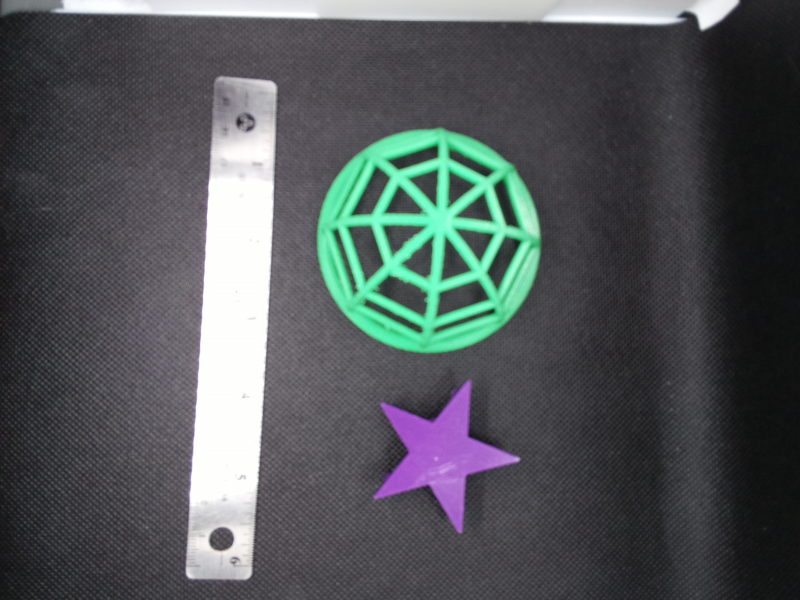
#> input picture image08.jpg, 1600 x 1200 px, found by its file name (shown at 1/2 size)
$ jupyter execute Sarah_Tatarko_Final_Project.ipynb   (shell and % lines are left out)   (text cells are left out)
#> lines starting #> are read from the running program, lines starting #| are printed output that depends on the picture; pictures that were not available may be replaced by others from this repository, and a replacement may not be noted
[cell 1]
from skimage import data, io, filters
import skimage.io
import skimage.color
import matplotlib.pyplot as plt
from skimage.color import rgb2gray
import numpy as np
import scipy

[cell 2]
import math
import statistics
import numpy as np
import scipy.stats
import pandas as pd
import matplotlib.pyplot as plt
from statsmodels.tsa.arima.model import ARIMA

[cell 3]
image = skimage.io.imread('https://raw.githubusercontent.com/statarko/images/ac4efe50e1603d579892170585c6e9f36756eae6/image08.jpg')
#> image is the input picture: shape (1200, 1600, 3); mean R, G, B 82, 87.1, 89.1

[cell 4]
stdimage = skimage.io.imread('https://raw.githubusercontent.com/statarko/images/main/standard%20image.jpg')
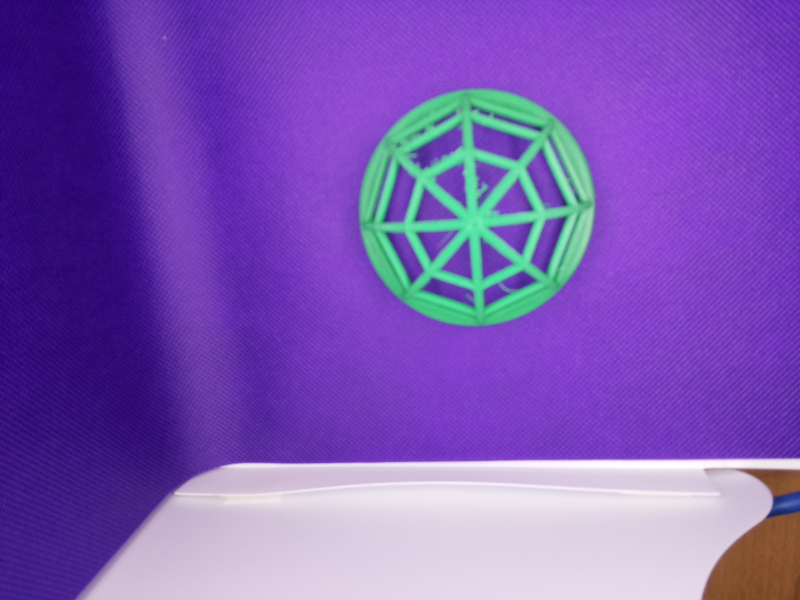
#> input picture standard image.jpg, 1600 x 1200 px, given in place of standard%20image.jpg, which was not available (shown at 1/2 size)
#> stdimage is the input picture: shape (1200, 1600, 3); mean R, G, B 124.6, 87.7, 180.6

[cell 5]
io.imshow(image)

[cell 6]
io.imshow(stdimage)

[cell 7]
stdimage1=stdimage[170:660, 710:1200]
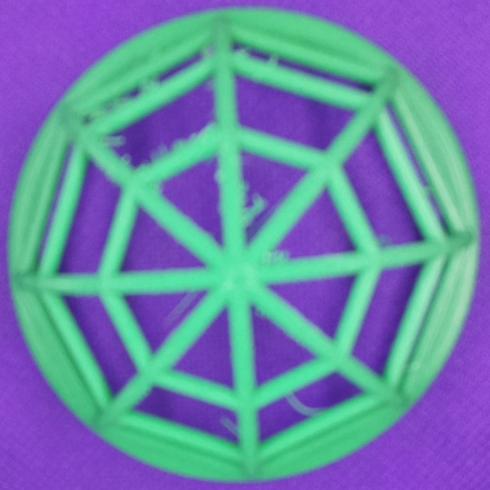
#> stdimage1: shape (490, 490, 3); mean R, G, B 106.2, 133.4, 169.8
plt.figure(figsize=(10, 10))
io.imshow(stdimage1)
io.show()

[cell 8]
image1=image[245:715, 620:1090]
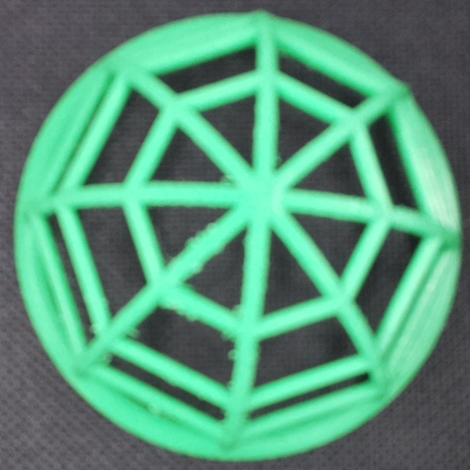
#> image1: shape (470, 470, 3); mean R, G, B 87.2, 150.7, 123.1
plt.figure(figsize=(10, 10))
io.imshow(image1)
io.show()

[cell 9]
# Setting the plot size to 15,15
plt.figure(figsize=(15, 15))


# Converting RGB image to Monochrome
gray_image1 = rgb2gray(image1)
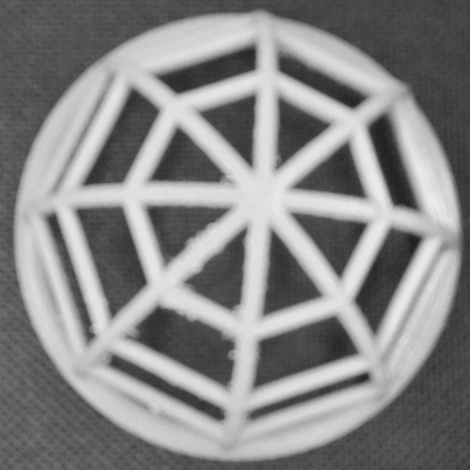
#> gray_image1: shape (470, 470) float64; min 0.122, max 0.931, mean 0.53
plt.subplot(1, 2, 2)

# Displaying the sample image - Monochrome
# Format
plt.imshow(gray_image1, cmap="gray")

[cell 10]
gray_image1.shape
#> Out = (470, 470)

[cell 11]
for value in gray_image1:
  print(value)
#> this loop made 470 passes
#> (printed output is left out)

[cell 12]
nr=int(len(gray_image1.mean(axis=1)))
#> nr = 470
nc=int(len(gray_image1.mean(axis=0)))
#> nc = 470
print("number of rows=", nr)
print("number of columns=", nc)

[cell 13]
negative_image1=np.zeros_like(gray_image1)
for i in range(0, nr):
    for j in range(0, nc):
        negative_image1[i][j]=1-gray_image1[i][j]
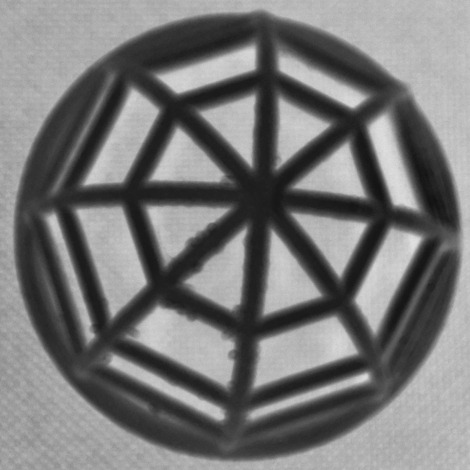
#> negative_image1: shape (470, 470) float64; min 0.0691, max 0.878, mean 0.47

# plt.imshow(negative_coffee, cmap="gray")

# Displaying the sample image
# Setting the plot size to 15,15
plt.figure(figsize=(15, 15))
plt.imshow(gray_image1,cmap="gray")
plt.subplot(1, 2, 1)
plt.imshow(negative_image1, cmap="gray")
plt.subplot(1, 2, 2)

[cell 14]


# Converting std image
gray_stdimage1 = rgb2gray(stdimage1)
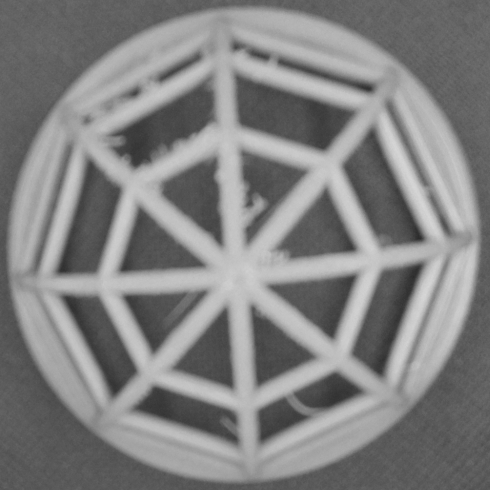
#> gray_stdimage1: shape (490, 490) float64; min 0.171, max 0.844, mean 0.511
plt.subplot(1, 2, 2)

[cell 15]
diff_image=np.zeros_like(gray_image1)
nr=len(gray_image1.mean(axis=1))
nc=len(gray_image1.mean(axis=0))
# since the gray scale has been standardized in [0, 1], 0 - black; 1 - white
for i in range(0, nr):
    for j in range(0, nc):
        diff_image[i][j]= gray_image1[i][j] - gray_stdimage1[i][j]
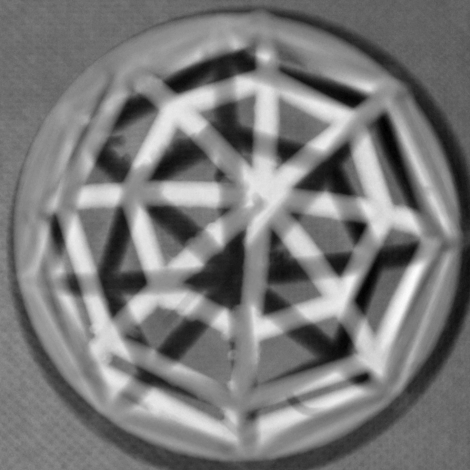
#> diff_image: shape (470, 470) float64; min -0.657, max 0.736, mean 0.00968; drawn with min black and max white
plt.figure(figsize=(10, 10))
io.imshow(diff_image)
io.show()

[cell 16]
diff_image.size
#> Out = 220900

[cell 17]
na=len(diff_image.mean(axis=1))
#> na = 470
nb=len(diff_image.mean(axis=0))
#> nb = 470

count = 0
for i in range(0, na):
    for j in range(0, nb):
        if diff_image[i][j] == 0:
          count = count + 1
#> after the loop, count = 9

[cell 18]
print(count)

[cell 19]
diff_image

[cell 20]
ax = plt.hist(diff_image.ravel(), bins = 400)
plt.show()
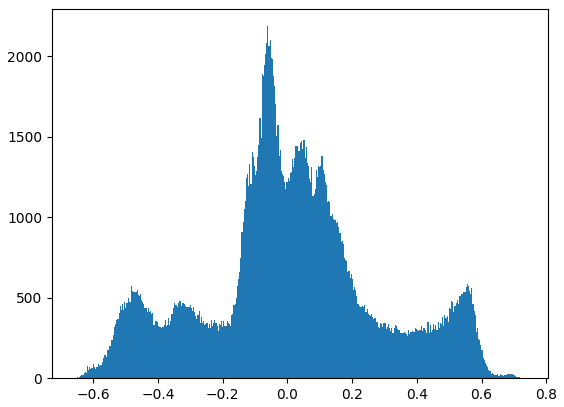
#> figure drawn by matplotlib, 1 panel; tallest bar 2185 high, from x = -0.0618 to -0.0584

[cell 21]
scipy.stats.describe(diff_image.ravel())
#> Out = (220900, (-0.657, 0.736), 0.00968, 0.0734, 0.0962, -0.176)

[cell 22]
data = diff_image.ravel()
Q1=np.percentile(data,25, interpolation='lower')
#> Q1 = -0.123
Q2=np.percentile(data,50, interpolation='lower')
#> Q2 = -0.00107
Q3=np.percentile(data,75, interpolation='lower')
#> Q3 = 0.151
IQR=Q3-Q1
#> IQR = 0.274
print('Q1=', Q1)
print('Q2=', Q2)
print('Q3=', Q3)
print('IQR=', IQR)

[cell 23]
import seaborn as sns
import scipy.stats as sc
import statsmodels.graphics.gofplots as sm
import pylab
from scipy.stats import beta
from scipy.stats import f
from scipy.stats import multivariate_normal
import numpy as np
import statistics
import matplotlib.pyplot as plt
from matplotlib.ticker import PercentFormatter
import seaborn as sns
import pandas as pd
plt.style.use('seaborn-colorblind')

[cell 24]
data = pd.read_csv('https://raw.githubusercontent.com/statarko/images/main/A9%20Data1.csv', sep=',', na_values=".")
data1001= np.array(data[['100']].iloc[0:9])
data1002= np.array(data[['100']].iloc[9:11])
data1003 = np.array(data[['100']])
data1731= np.array(data[['173']].iloc[0:9])
data1732= np.array(data[['173']].iloc[9:11])
data1733 = np.array(data[['173']])
data2001= np.array(data[['200']].iloc[0:9])
data2002= np.array(data[['200']].iloc[9:11])
data2003 = np.array(data[['200']])

[cell 25]
data1001 = data1001.flatten()
data2001 = data2001.flatten()
data1731 = data1731.flatten()

[cell 26]
mean1001 = data1001.mean()

[cell 27]
mean1731= data1731.mean()

[cell 28]
mean2001 = data2001.mean()

[cell 29]
stdev1001= statistics.stdev(data1001)

[cell 30]
stdev1731 = statistics.stdev(data1731)

[cell 31]
stdev2001 = statistics.stdev(data2001)

[cell 32]
from statsmodels.graphics.tsaplots import plot_acf
plot_acf(data1001, lags=5)
#> (this line was passed over: statsmodels is not available in this run)
from statsmodels.graphics.tsaplots import plot_acf
plot_acf(data1731, lags=5)
#> (this line was passed over: statsmodels is not available in this run)
from statsmodels.graphics.tsaplots import plot_acf
plot_acf(data2001, lags=5)
#> (this line was passed over: statsmodels is not available in this run)

[cell 33]
class MR_ControlChart:

    def fit(self,data, point):
        # data is the Phase I data
        # point is the Phase II or all dataset
        self.X = data
        self.number_of_sample = len(self.X)
        self.mR = np.zeros(((self.number_of_sample-1),1))
        self.Y = point
        self.number_of_sample2 = len(self.Y)
        self.mR2 = np.zeros(((self.number_of_sample2-1),1))

        for i in range(len(self.mR)):
            self.mR[i] = abs(self.X[i+1] - self.X[i])

        for i in range(len(self.mR2)):
            self.mR2[i] = abs(self.Y[i+1] - self.Y[i])

    def ControlChart(self,d2,D4,D3):

#> called with d2 = 1.13, D4 = 3.27, D3 = 0
        ucl_X   = self.X.mean() + (3/d2)*self.mR.mean()
        cl_X    = self.X.mean()
        lcl_X   = self.X.mean() - (3/d2)*self.mR.mean()

        ucl_mR   = D4*self.mR.mean()
        cl_mR    = self.mR.mean()
        lcl_mR   = D3*self.mR.mean()


        plt.figure(figsize=(15,5))
        plt.plot(self.Y,marker="o",color="k",label="X")
        plt.plot([ucl_X]*len(self.Y),color="r",label="UCL={}".format(ucl_X.round(2)))
        plt.plot([cl_X]*len(self.Y),color="b",label="CL={}".format(cl_X.round(2)))
        plt.plot([lcl_X]*len(self.Y),color="r",label="LCL={}".format(lcl_X.round(2)))
        plt.title("X Chart")
        plt.xticks(np.arange(len(self.Y)),rotation='vertical')
        plt.legend()
        plt.show()

        plt.figure(figsize=(15,5))
        plt.plot(self.mR2 ,marker="o",color="k",label="mR ")
        plt.plot([ucl_mR ]*len(self.Y),color="r",label="UCL={}".format(ucl_mR.round(2)))
        plt.plot([cl_mR ]*len(self.Y),color="b",label="CL={}".format(cl_mR.round(2)))
        plt.plot([lcl_mR ]*len(self.Y),color="r",label="LCL={}".format(lcl_mR.round(2)))
        plt.title("mR  Chart")
        plt.xticks(np.arange(len(self.Y)),rotation='vertical')
        plt.legend()
        plt.show()

        for i in range(len(self.Y)):
            if (self.Y[i] > ucl_X or self.Y[i] < lcl_X) :
              print ("ALERT!! IX CHART IS OUT OF CONTROL")
        for i in range(len(self.mR2)):
            if (self.mR2[i] > ucl_mR or self.mR2[i] < lcl_mR) :
              print ("ALERT!! MR CHART IS OUT OF CONTROL")

[cell 34]
chart = MR_ControlChart()
chart.fit(data=data1001, point=data1001)
chart.ControlChart(d2 = 1.128,D3 = 0 ,D4 = 3.267)

[cell 35]
chart = MR_ControlChart()
chart.fit(data=data1731, point=data1731)
chart.ControlChart(d2 = 1.128,D3 = 0 ,D4 = 3.267)

[cell 36]
chart = MR_ControlChart()
chart.fit(data=data2001, point=data2001)
chart.ControlChart(d2 = 1.128,D3 = 0 ,D4 = 3.267)

[cell 37]
chart = MR_ControlChart()
chart.fit(data=data1001, point=data1003)
chart.ControlChart(d2 = 1.128,D3 = 0 ,D4 = 3.267)

[cell 38]
chart = MR_ControlChart()
chart.fit(data=data1731, point=data1733)
chart.ControlChart(d2 = 1.128,D3 = 0 ,D4 = 3.267)

[cell 39]
chart = MR_ControlChart()
chart.fit(data=data2001, point=data2003)
chart.ControlChart(d2 = 1.128,D3 = 0 ,D4 = 3.267)
#> in ControlChart (call 6), `plt.show()`:
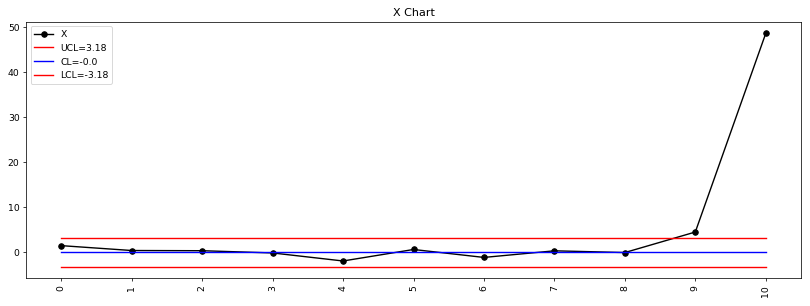
#> figure drawn by matplotlib, 1 panel; curve peaks at x = 10, y = 48.63
#> in ControlChart (call 6), `plt.show()`:
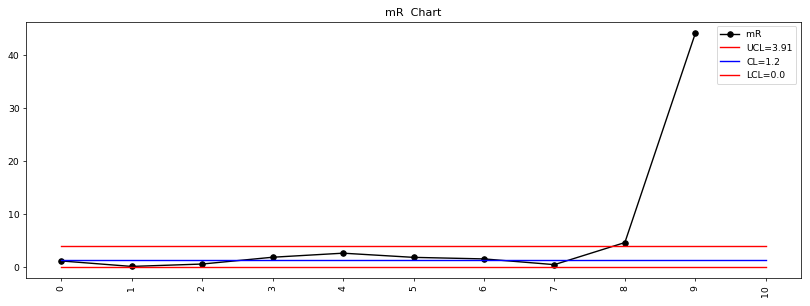
#> figure drawn by matplotlib, 1 panel; curve peaks at x = 9, y = 44.12
